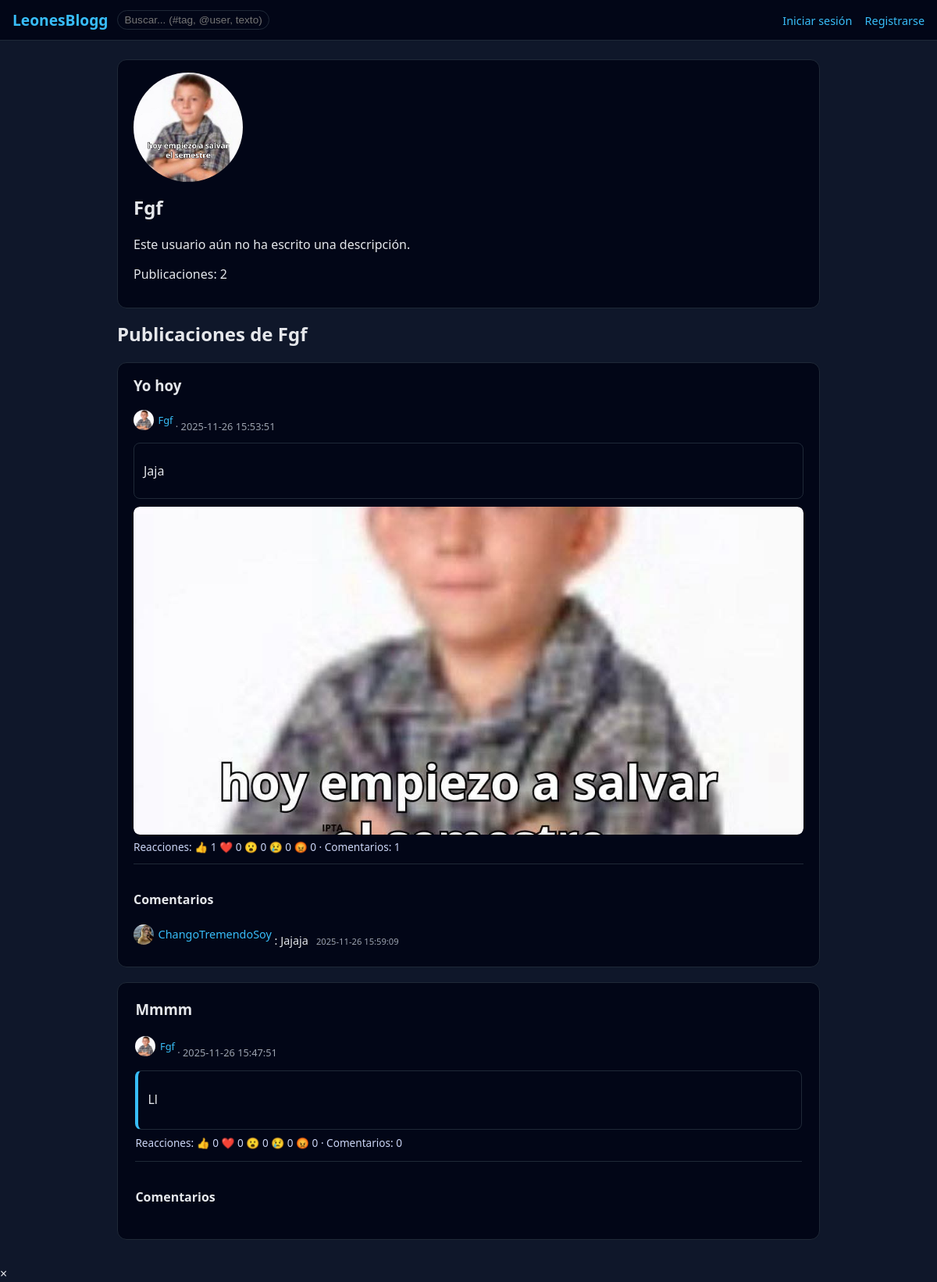
Page /profile/Fgf on the committed database.
### tables this page shows
CREATE TABLE users (
            id INTEGER PRIMARY KEY AUTOINCREMENT,
            username TEXT UNIQUE NOT NULL,
            password_hash TEXT NOT NULL,
            role TEXT DEFAULT 'user',
            profile_image TEXT,
            bio TEXT DEFAULT '',
            link TEXT DEFAULT '',
            restricted_until TEXT,
            created_at TEXT DEFAULT CURRENT_TIMESTAMP
        );

CREATE TABLE posts (
            id INTEGER PRIMARY KEY AUTOINCREMENT,
            user_id INTEGER NOT NULL,
            title TEXT NOT NULL,
            content TEXT NOT NULL,
            image_filename TEXT,
            created_at TEXT DEFAULT CURRENT_TIMESTAMP
        );

CREATE TABLE comments (
            id INTEGER PRIMARY KEY AUTOINCREMENT,
            user_id INTEGER NOT NULL,
            post_id INTEGER NOT NULL,
            content TEXT NOT NULL,
            parent_comment_id INTEGER,
            created_at TEXT DEFAULT CURRENT_TIMESTAMP
        );

### primary_server.py (the view, shortened to what this page needs)
@app.route("/profile/<username>")
def profile(username):
    cur = conn.cursor()
    cur.execute("SELECT * FROM users WHERE username = ?", (username,))
    user_row = cur.fetchone()
    if not user_row:
        return "Usuario no encontrado", 404
    profile_user = dict(user_row)
    cur.execute("""
        SELECT p.id, p.title, p.content, p.image_filename, p.created_at,
               u.username, u.profile_image AS user_profile_image
        FROM posts p
        JOIN users u ON p.user_id = u.id
        WHERE p.user_id = ?
        ORDER BY p.created_at DESC
    """, (profile_user["id"],))
    posts = [dict(row) for row in cur.fetchall()]
    for p in posts:
        cur.execute(
            "SELECT reaction_type, COUNT(*) AS c FROM reactions WHERE post_id = ? GROUP BY reaction_type",
            (p["id"],)
        )
        p["reactions_by_type"] = {r["reaction_type"]: r["c"] for r in cur.fetchall()}
        cur.execute(
            "SELECT c.id, c.content, c.created_at, c.parent_comment_id, "
            "u.username, u.profile_image AS user_profile_image "
            "FROM comments c "
            "JOIN users u ON c.user_id = u.id "
            "WHERE c.post_id = ? "
            "ORDER BY c.created_at ASC",
            (p["id"],)
        )
        p["comments"] = [dict(row) for row in cur.fetchall()]
    saved_posts = []
    user = current_user()
    return render_template(
        "profile.html",
        profile_user=profile_user,
        posts=posts,
        saved_posts=saved_posts,
        user=user,
        admin_allowed=is_admin_allowed(),
        restricted=is_restricted(user)
    )

### primary_server.py (called while the page is built, shortened)
def current_user():
    if "user_id" not in session:
        return None
    cur = conn.cursor()
    cur.execute("SELECT * FROM users WHERE id = ?", (session["user_id"],))
    row = cur.fetchone()
    return dict(row) if row else None

def is_admin_allowed():
    user = current_user()
    if not user or user.get("role") != "admin":
        return False
    client_ip = request.remote_addr
    return client_ip in ADMIN_IPS

def is_restricted(user):
    if not user:
        return False

def linkify_mentions(text):
    if not text:
        return ""
    def _repl(match):
        username = match.group(1)
        url = url_for("profile", username=username)
        return f'@<a href="{escape(url)}">{escape(username)}</a>'
    escaped = escape(text)
    pattern = re.compile(r"@(\w+)")
    result = pattern.sub(lambda m: Markup(_repl(m)), escaped)
    return Markup(result)

@app.context_processor
def inject_globals():
    user = current_user()
    notif_count = 0
    return {
        "notifications_count": notif_count,
        "DEFAULT_AVATAR_URL": DEFAULT_AVATAR_URL
    }

### templates/profile.html (shortened to what this page needs)
{% extends "base.html" %}
{% block content %}
<section class="card profile-header">
    <div class="profile-header-main">
        <img
            src="{% if profile_user.profile_image %}{{ url_for('static', filename='avatars/' ~ profile_user.profile_image) }}{% else %}{{ DEFAULT_AVATAR_URL }}{% endif %}"
            alt="Avatar de {{ profile_user.username }}"
            class="profile-avatar">
        <div class="profile-info">
            <h1 class="profile-username">{{ profile_user.username }}</h1>
            <p class="profile-bio">
                {% if profile_user.bio %}
                    {{ profile_user.bio }}
                {% else %}
                    <span class="profile-bio-empty">Este usuario aún no ha escrito una descripción.</span>
                {% endif %}
            </p>
            <p class="profile-stats">
                Publicaciones: {{ posts|length }}
            </p>
        </div>
    </div>
</section>
<section class="profile-posts">
    <h2>Publicaciones de {{ profile_user.username }}</h2>
    {% if posts %}
        {% for post in posts %}
            <article class="post card post-fixed{% if not post.image_filename %} text-only-card{% endif %}"
                     data-post-id="{{ post.id }}">
                <header class="post-header">
                    <h3>{{ post.title or 'Publicación' }}</h3>
                    <p class="meta">
                        <span class="user-inline">
                            <img
                                src="{% if post.user_profile_image %}{{ url_for('static', filename='avatars/' ~ post.user_profile_image) }}{% else %}{{ DEFAULT_AVATAR_URL }}{% endif %}"
                                alt="Avatar de {{ post.username }}"
                                class="avatar-inline">
                            <a href="{{ url_for('profile', username=post.username) }}">{{ post.username }}</a>
                        </span>
                        · {{ post.created_at }}
                    </p>
                </header>
                <div class="post-text-body">
                    <p>{{ post.content|linkify_mentions }}</p>
                </div>
                {% if post.image_filename %}
                    {% set media_list = post.image_filename.split('||') %}
                    <div class="post-media-wrapper"
                         data-media-count="{{ media_list|length }}">
                        <div class="post-carousel-inner">
                            {% for fname in media_list %}
                                {% set ext = fname.rsplit('.', 1)[1]|lower %}
                                {% if ext in ['jpg','jpeg','png','gif','webp'] %}
                                    <img src="{{ url_for('static', filename='uploads/' ~ fname) }}"
                                         alt="Imagen del post"
                                         class="post-media post-image media-clickable{% if not loop.first %} hidden{% endif %}"
                                         data-media-index="{{ loop.index0 }}"
                                         data-full-url="{{ url_for('static', filename='uploads/' ~ fname) }}">
                                {% endif %}
                            {% endfor %}
                        </div>
                    </div>
                {% endif %}
                <div class="reactions-summary">
                    Reacciones:
                    👍 <span id="react-like-{{ post.id }}">{{ post.reactions_by_type.get('like', 0) }}</span>
                    ❤️ <span id="react-love-{{ post.id }}">{{ post.reactions_by_type.get('love', 0) }}</span>
                    😮 <span id="react-wow-{{ post.id }}">{{ post.reactions_by_type.get('wow', 0) }}</span>
                    😢 <span id="react-sad-{{ post.id }}">{{ post.reactions_by_type.get('sad', 0) }}</span>
                    😡 <span id="react-angry-{{ post.id }}">{{ post.reactions_by_type.get('angry', 0) }}</span>
                    · Comentarios:
                    <span id="comments-count-{{ post.id }}">{{ post.comments|length }}</span>
                </div>
                <section class="comments">
                    <h4>Comentarios</h4>
                    <ul class="comments-list" data-comments-list="{{ post.id }}">
                        {% set all_comments = post.comments %}
                        {% for c in all_comments if not c.parent_comment_id %}
                            <li class="comment" data-comment-id="{{ c.id }}">
                                <div class="comment-main">
                                    <div class="comment-body">
                                        <span class="user-inline">
                                            <img
                                                src="{% if c.user_profile_image %}{{ url_for('static', filename='avatars/' ~ c.user_profile_image) }}{% else %}{{ DEFAULT_AVATAR_URL }}{% endif %}"
                                                alt="Avatar de {{ c.username }}"
                                                class="avatar-inline">
                                            <a href="{{ url_for('profile', username=c.username) }}">{{ c.username }}</a>
                                        </span>
                                        : {{ c.content|linkify_mentions }}
                                        <span class="comment-date">{{ c.created_at }}</span>
                                    </div>
                                </div>
                            </li>
                        {% endfor %}
                    </ul>
                </section>
            </article>
        {% endfor %}
    {% else %}
        <div class="card">
            <p>Este usuario aún no tiene publicaciones.</p>
        </div>
    {% endif %}
</section>
{% endblock %}

### static/styles.css (style rules this page uses)
body { margin: 0; font-family: system-ui, -apple-system, BlinkMacSystemFont, "Segoe UI", sans-serif; background: #0f172a; color: #e5e7eb; }
a { color: #38bdf8; text-decoration: none; }
.card { background: #020617; border-radius: 0.75rem; padding: 1rem 1.25rem; margin-bottom: 1rem; border: 1px solid #1f2937; }
h1, h2, h3 { margin-top: 0; color: #e5e7eb; }
.meta { font-size: 0.8rem; color: #9ca3af; }
.post-image { max-width: 100%; border-radius: 0.5rem; display: block; }
.reactions-summary { font-size: 0.85rem; color: #cbd5f5; margin-top: 0.4rem; }
.comments { margin-top: 0.75rem; border-top: 1px solid #1f2937; padding-top: 0.75rem; }
.comments ul { list-style: none; padding-left: 0; margin: 0.25rem 0 0.5rem; }
.comments li { font-size: 0.9rem; margin-bottom: 0.35rem; }
.comment-date { font-size: 0.7rem; color: #9ca3af; margin-left: 0.4rem; }
.user-inline { display: inline-flex; align-items: center; gap: 0.35rem; }
.avatar-inline { width: 26px; height: 26px; border-radius: 50%; object-fit: cover; flex-shrink: 0; vertical-align: middle; }
img { max-width: 100%; height: auto; display: block; }
.profile-avatar { width: 140px; height: 140px; border-radius: 50%; object-fit: cover; display: block; margin-bottom: 1rem; }
.text-only-card { max-width: 650px; margin: 0 auto 1rem auto; padding: 1.2rem 1.4rem; line-height: 1.6; }
.post-media-wrapper { margin-top: 0.5rem; }
.comments .comment-body { word-wrap: break-word; overflow-wrap: anywhere; }
.post-fixed { max-width: 900px; margin: 0 auto 1.2rem; }
.post-text-body { margin-top: 0.4rem; padding: 0.5rem 0.75rem; border-radius: 0.5rem; background: #020617; border: 1px solid #1f2937; }
.post-media-wrapper { margin-top: 0.6rem; border-radius: 0.5rem; overflow: hidden; max-height: 420px; background: #020617; }
.post-media { width: 100%; max-height: 420px; object-fit: cover; display: block; }
.text-only-card .post-text-body { border-left: 4px solid #38bdf8; }

### rows in the picture
users: profile_image (picture), username "Fgf"
posts: title "Yo hoy", profile_image (picture), username "Fgf", created_at "2025-11-26 15:53:51", content|linkify_mentions "Jaja", image_filename (picture), reactions_by_type.get "1", reactions_by_type.get "0", comments|length "1"
comments: profile_image (picture), username "ChangoTremendoSoy", content|linkify_mentions "Jajaja", created_at "2025-11-26 15:59:09"
posts: title "Mmmm", profile_image (picture), username "Fgf", created_at "2025-11-26 15:47:51", content|linkify_mentions "Ll", reactions_by_type.get "0", comments|length "0"

### other values in the picture
{{ posts|length }} "2"
